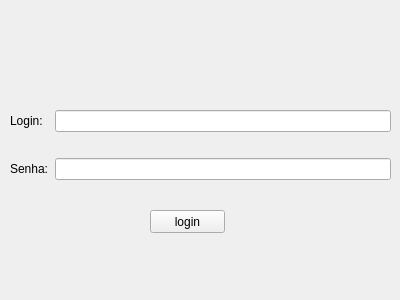
<?xml version="1.0" encoding="UTF-8"?>
<ui version="4.0">
 <class>loguin</class>
 <widget class="QWidget" name="loguin">
  <property name="geometry">
   <rect>
    <x>0</x>
    <y>0</y>
    <width>400</width>
    <height>300</height>
   </rect>
  </property>
  <property name="windowTitle">
   <string>Form</string>
  </property>
  <widget class="QPushButton" name="pushButton_enviar">
   <property name="geometry">
    <rect>
     <x>150</x>
     <y>210</y>
     <width>75</width>
     <height>23</height>
    </rect>
   </property>
   <property name="text">
    <string>login</string>
   </property>
  </widget>
  <widget class="QWidget" name="layoutWidget">
   <property name="geometry">
    <rect>
     <x>10</x>
     <y>90</y>
     <width>381</width>
     <height>111</height>
    </rect>
   </property>
   <layout class="QGridLayout" name="gridLayout">
    <item row="0" column="0">
     <widget class="QLabel" name="label">
      <property name="text">
       <string>Login:</string>
      </property>
     </widget>
    </item>
    <item row="0" column="1">
     <widget class="QLineEdit" name="lineEdit_login"/>
    </item>
    <item row="1" column="0">
     <widget class="QLabel" name="label_2">
      <property name="text">
       <string>Senha:</string>
      </property>
     </widget>
    </item>
    <item row="1" column="1">
     <widget class="QLineEdit" name="lineEdit_senha"/>
    </item>
   </layout>
  </widget>
 </widget>
 <resources/>
 <connections/>
</ui>
